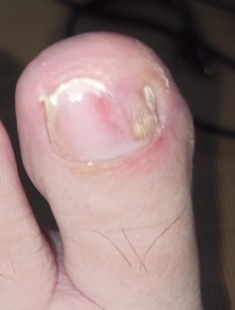
#> input picture dataset/onychomycosis/1.jpg, 235 x 310 px, given in place of 1.bmp, which was not available
$ python HDR.py   (older library calls are emulated)
#> lines starting #> are read from the running program, lines starting #| are printed output that depends on the picture; after the words box and inside, x2 and y2 are one past the last pixel; in counts of white or black regions, pixels touching at a corner belong together; long printed decimals are rounded; pictures that were not available may be replaced by others from this repository, and a replacement may not be noted
# coding:utf-8
from datetime import datetime
import numpy as np
import cv2
from math import ceil
from scipy.sparse import spdiags
from scipy.misc import imresize
from scipy.optimize import fminbound
from scipy.stats import entropy
from scipy.sparse.linalg import spsolve

filepath = 'image/'

def computeTextureWeights(fin, sigma, sharpness):
    # print(fin)
    # fin = fin / 255.0

    dt0_v = np.diff(fin, 1, 0)  # 垂直差分
    dt0_v = np.concatenate((dt0_v, fin[:1, :] - fin[-1:, :]), axis=0)  # 第0行减去最后一行

    dt0_h = np.diff(fin, 1, 1)  # 水平差分
    dt0_h = np.concatenate((dt0_h, fin[:, :1] - fin[:, -1:]), axis=1)  # 第0列减去最后一列

    gauker_h = cv2.filter2D(dt0_h, -1, np.ones((1, sigma)), borderType=cv2.BORDER_CONSTANT)
    gauker_v = cv2.filter2D(dt0_v, -1, np.ones((sigma, 1)), borderType=cv2.BORDER_CONSTANT)
    # cv2这个filter2D（镜像翻转）与MATLAB的filter2（补0）不同

    W_h = 1.0 / (abs(gauker_h) * abs(dt0_h) + sharpness)
    W_v = 1.0 / (abs(gauker_v) * abs(dt0_v) + sharpness)

    return W_h, W_v


def convertCol(tmp):  # 按照列转成列。[[1, 2, 3], [4, 5, 6], [7, 8, 9]] # 转成[147258369].T(竖着)
    return np.reshape(tmp.T, (tmp.shape[0] * tmp.shape[1], 1))


def solveLinearEquation(IN, wx, wy, lambd):
    print('IN', IN.shape)
    r, c, ch = IN.shape[0], IN.shape[1], 1
    k = r * c
    dx = -lambd * convertCol(wx)  # 按列转成一列
    dy = -lambd * convertCol(wy)
    tempx = np.concatenate((wx[:, -1:], wx[:, 0:-1]), 1)  # 最后一列插入到第一列前面
    tempy = np.concatenate((wy[-1:, :], wy[0:-1, :]), 0)  # 最后一行插入到第一行前面
    dxa = -lambd * convertCol(tempx)
    dya = -lambd * convertCol(tempy)
    tempx = np.concatenate((wx[:, -1:], np.zeros((r, c - 1))), 1)  # 取wx最后一列放在第一列，其他为0
    tempy = np.concatenate((wy[-1:, :], np.zeros((r - 1, c))), 0)  # 取wy最后一行放在第一行，其他为0
    dxd1 = -lambd * convertCol(tempx)
    dyd1 = -lambd * convertCol(tempy)
    wx[:, -1:] = 0  # 最后一列置为0
    wy[-1:, :] = 0  # 最后一行置为0
    dxd2 = -lambd * convertCol(wx)
    dyd2 = -lambd * convertCol(wy)

    Ax = spdiags(np.concatenate((dxd1, dxd2), 1).T, np.array([-k + r, -r]), k, k)
    Ay = spdiags(np.concatenate((dyd1, dyd2), 1).T, np.array([-r + 1, -1]), k, k)
    # spdiags，与MATLAB不同，scipy是根据行来构造sp，而matlab是根据列来构造sp

    D = 1 - (dx + dy + dxa + dya)
    A = (Ax + Ay) + (Ax + Ay).T + spdiags(D.T, np.array([0]), k, k)

    A = A / 1000.0  # 需修改

    matCol = convertCol(IN)
    print('spsolve开始', str(datetime.now()))
    OUT = spsolve(A, matCol, permc_spec="MMD_AT_PLUS_A")
    print('spsolve结束', str(datetime.now()))
    OUT = OUT / 1000
    OUT = np.reshape(OUT, (c, r)).T
    return OUT


def tsmooth(I, lambd=0.5, sigma=5, sharpness=0.001):
    # print(I.shape)
    wx, wy = computeTextureWeights(I, sigma, sharpness)
    S = solveLinearEquation(I, wx, wy, lambd)
    return S


def rgb2gm(I):
    print('I', I.shape)
    # I = np.maximum(I, 0.0)
    if I.shape[2] and I.shape[2] == 3:
        I = np.power(np.multiply(np.multiply(I[:, :, 0], I[:, :, 1]), I[:, :, 2]), (1.0 / 3))
    return I


def YisBad(Y, isBad):  # 此处需要修改得更高效
    return Y[isBad >= 1]
    # [7 lines of commented-out code are left out]


def applyK(I, k, a=-0.3293, b=1.1258):
    # print(type(I))
    if not type(I) == 'numpy.ndarray':
        I = np.array(I)
    # print(type(I))
    beta = np.exp((1 - (k ** a)) * b)
    gamma = (k ** a)
    BTF = np.power(I, gamma) * beta
    # [5 lines of commented-out code are left out]
    return BTF


def maxEntropyEnhance(I, isBad, mink=1, maxk=10):
    # Y = rgb2gm(np.real(np.maximum(imresize(I, (50, 50), interp='bicubic') / 255.0, 0)))
    Y = imresize(I, (50, 50), interp='bicubic') / 255.0
    Y = rgb2gm(Y)
    # bicubic较为接近
    # Y = rgb2gm(np.real(np.maximum(cv2.resize(I, (50, 50), interpolation=cv2.INTER_LANCZOS4  ), 0)))
    # INTER_AREA 较为接近
    # import matplotlib.pyplot as plt
    # plt.imshow(Y, cmap='gray');plt.show()

    print('isBad', isBad.shape)
    isBad = imresize(isBad.astype(int), (50, 50), interp='nearest')
    print('isBad', isBad.shape)

    # plt.imshow(isBad, cmap='gray');plt.show()

    # 取出isBad为真的Y的值，形成一个列向量Y
    # Y = YisBad(Y, isBad)  # 此处需要修改得更高效
    Y = Y[isBad >= 1]

    # Y = sorted(Y)

    print('-entropy(Y)', -entropy(Y))

    def f(k):
        return -entropy(applyK(Y, k))

    # [8 lines of commented-out code are left out]
    opt_k = fminbound(f, mink, maxk)
    print('opt_k:', opt_k)
    # opt_k = 5.363584
    # opt_k = 0.499993757705
    # optk有问题，fminbound正确，f正确，推测Y不一样导致不对
    print('opt_k:', opt_k)
    J = applyK(I, opt_k) - 0.01
    return J


def HDR2dark(I, t_our, W):  # 过亮的地方变暗
    W = 1 - W
    I3 = I * W
    isBad = t_our > 0.8
    J3 = maxEntropyEnhance(I, isBad, 0.1, 0.5)  # 求k和曝光图
    J3 = J3 * (1 - W)  # 曝光图*权重
    fused = I3 + J3  # 增强图
    return I


def oneHDR(I, mu=0.5, a=-0.3293, b=1.1258):
    # mu照度图T的指数，数值越大，增强程度越大
    I = I / 255.0
    t_b = I[:, :, 0]  # t_b表示三通道图转成灰度图（灰度值为RGB中的最大值）,亮度矩阵L
    for i in range(I.shape[2] - 1):  # 防止输入图片非三通道
        t_b = np.maximum(t_b, I[:, :, i + 1])
    # t_b2 = cv2.resize(t_b, (0, 0), fx=0.5, fy=0.5)
    print('t_b', t_b.shape)
    # t_b2 = misc.imresize(t_b, (ceil(t_b.shape[0] / 2), ceil(t_b.shape[1] / 2)),interp='bicubic')
    # print('t_b2', t_b2.shape)
    # t_b2 = t_b / 255.0

    t_b2 = imresize(t_b, (256, 256), interp='bicubic', mode='F')  # / 255
    t_our = tsmooth(t_b2)  # 求解照度图T（灰度图）
    print('t_our前', t_our.shape)
    t_our = imresize(t_our, t_b.shape, interp='bicubic', mode='F')  # / 255
    print('t_our后', t_our.shape)

    # W: Weight Matrix 与 I2
    # 照度图L（灰度图） ->  照度图L（RGB图）：灰度值重复3次赋给RGB
    # size为(I, 3) ， 防止与原图尺寸有偏差
    t = np.ndarray(I.shape)
    for ii in range(I.shape[2]):
        t[:, :, ii] = t_our
    print('t', t.shape)

    W = t ** mu  # 原图的权重。三维矩阵

    cv2.imwrite(filepath + 'W.jpg', W * 255)
    cv2.imwrite(filepath + '1-W.jpg', (1 - W) * 255)
    cv2.imwrite(filepath + 't.jpg', t * 255)
    cv2.imwrite(filepath + '1-t.jpg', (1 - t) * 255)

    print('W', W.shape)
    # 变暗
    # isBad = t_our > 0.8  # 是高光照的像素点
    # I = maxEntropyEnhance(I, isBad)  # 求k和曝光图
    # 变暗
    I2 = I * W  # 原图*权重
    # 曝光率->k ->J
    isBad = t_our < 0.5  # 是低光照的像素点
    J = maxEntropyEnhance(I, isBad)  # 求k和曝光图
    J2 = J * (1 - W)  # 曝光图*权重
    fused = I2 + J2  # 增强图
    # 存储中间结果
    cv2.imwrite(filepath + 'I2.jpg', I2 * 255.0)
    cv2.imwrite(filepath + 'J2.jpg', J2 * 255.0)
    # 变暗
    # fused = HDR2dark(fused, t_our, W)
    return fused
    # return res

def test():
    inputImg = cv2.imread(filepath + '1.bmp')
#> inputImg is the input picture: shape (310, 235, 3); mean B, G, R 121.1, 123.8, 148.7
    outputImg = oneHDR(inputImg)
#| t_b (310, 235)
#| IN (256, 256)
#> in solveLinearEquation, `wx[:, -1:] = 0`: wx: shape (256, 256) float32; min 0, max 1000, mean 820.1
#> in solveLinearEquation, `wy[-1:, :] = 0`: wy: shape (256, 256) float32; min 0, max 1000, mean 847.1
#> in solveLinearEquation, `OUT = np.reshape(OUT, (c, r)).T`:
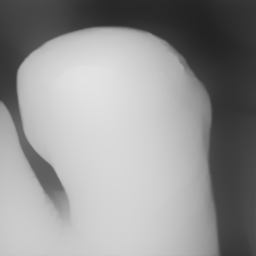
#> OUT: shape (256, 256) float64; min 0.138, max 0.892, mean 0.583
#| t_our前 (256, 256)
#> in oneHDR, `t_our = imresize(t_our, t_b.shape, interp='bicubic', mode='F')`:
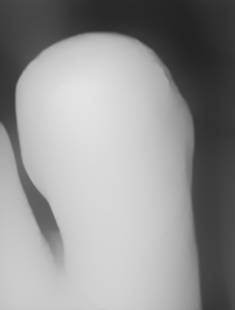
#> t_our: shape (310, 235) float32; min 0.138, max 0.892, mean 0.583
#| t_our后 (310, 235)
#| t (310, 235, 3)
#> in oneHDR, `W = t ** mu`:
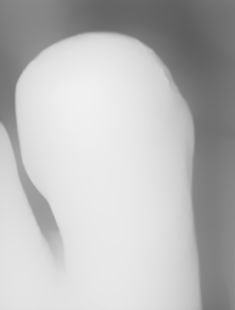
#> W: shape (310, 235, 3) float64; min 0.372, max 0.944, mean 0.738
#| W (310, 235, 3)
#> in oneHDR, `I2 = I * W`:
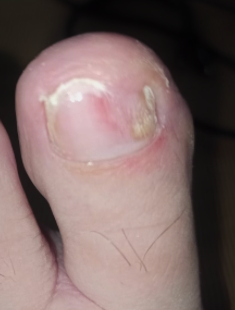
#> I2: shape (310, 235, 3) float64; mean of channels 0, 1, 2 0.401, 0.409, 0.491; drawn as B, G, R
#> in oneHDR, `isBad = t_our < 0.5`:
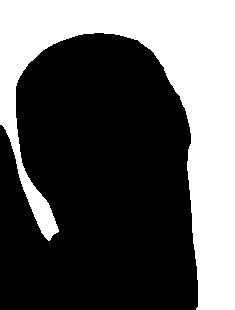
#> isBad: shape (310, 235) bool; 35.9% white; 1 white region, box (x1, y1, x2, y2) and area: (0, 0, 235, 310) 26140
#| I (50, 50, 3)
#| isBad (310, 235)
#> in maxEntropyEnhance, `isBad = imresize(isBad.astype(int), (50, 50), interp='nearest')`: isBad: shape (50, 50); 35.8% white; 1 white region, box (x1, y1, x2, y2) and area: (0, 0, 50, 50) 894
#| isBad (50, 50)
#> in maxEntropyEnhance, `Y = Y[isBad >= 1]`: Y = 894 values, max 0.405 at index 472, min 0.0134 at index 318, mean 0.142
#| -entropy(Y) -6.673
#> in applyK, `I = np.array(I)`: I has the same summary as Y in maxEntropyEnhance
#> in applyK, `BTF = np.power(I, gamma) * beta`: BTF = 894 values, max 0.889 at index 472, min 0.11 at index 318, mean 0.455
#> in maxEntropyEnhance, `opt_k = fminbound(f, mink, maxk)`: opt_k = 10
#| opt_k: 10.000
#| opt_k: 10.000
#> in oneHDR, `J2 = J * (1 - W)`:
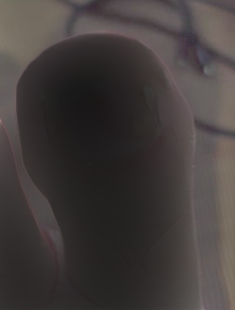
#> J2: shape (310, 235, 3) float64; mean of channels 0, 1, 2 0.239, 0.243, 0.266; drawn as B, G, R
    # outputImg = outputImg * 255.0
    cv2.imwrite(filepath + '1out.bmp', outputImg * 255)
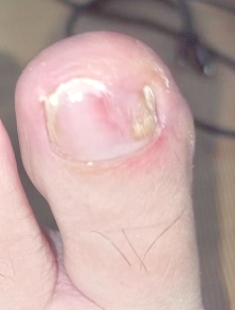
#> saved as 1out.bmp: shape (310, 235, 3); mean B, G, R 163.3, 166.4, 193.1
    print("HDR完成，已保存到本地")
    print('程序结束', str(datetime.now()))

    cv2.imshow('inputImg', inputImg)
    cv2.imshow('outputImg', outputImg)
    # [5 lines of commented-out code are left out]
    cv2.waitKey(0)
    cv2.destroyAllWindows()


def test2():
    A = np.array([1, 2, 3, 4])
    B = np.array([1, 0, 0, 1])
    print(A[B>0])


if __name__ == '__main__':
    print('程序开始', str(datetime.now()))
    test()

$ run again, with dataset/onychomycosis/12.jpg copied over dataset/onychomycosis/1.jpg
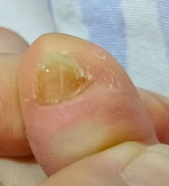
#> input picture dataset/onychomycosis/12.jpg, 169 x 186 px, given in place of 1.bmp, which was not available
#> in test, inputImg is the input picture: shape (186, 169, 3); mean B, G, R 130.6, 153.4, 177.8
#| t_b (186, 169)
#| IN (256, 256)
#> wx: shape (256, 256) float32; min 0, max 1000, mean 894.7
#> in solveLinearEquation, `wy[-1:, :] = 0`:
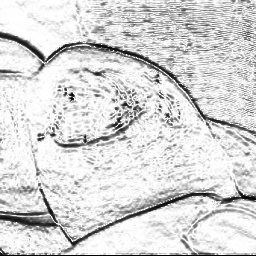
#> wy: shape (256, 256) float32; min 0, max 1000, mean 845.6; drawn with min black and max white
#| t_our前 (256, 256)
#| t_our后 (186, 169)
#| t (186, 169, 3)
#| W (186, 169, 3)
#| I (50, 50, 3)
#| isBad (186, 169)
#| isBad (50, 50)
#> in maxEntropyEnhance, `Y = Y[isBad >= 1]`: Y = empty array
#| -entropy(Y) -0.0
#> opt_k = 10
#| opt_k: 10.000
#| opt_k: 10.000
#> in oneHDR, `cv2.imwrite(filepath + 'J2.jpg', J2 * 255.0)`:
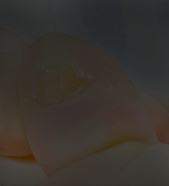
#> saved as J2.jpg: shape (186, 169, 3); mean B, G, R 46.6, 51.8, 56.8

$ run again, with dataset/onychomycosis/35.jpg copied over dataset/onychomycosis/1.jpg
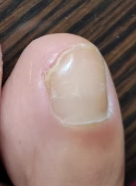
#> input picture dataset/onychomycosis/35.jpg, 136 x 186 px, given in place of 1.bmp, which was not available
#> in test, inputImg is the input picture: shape (186, 136, 3); mean B, G, R 110.4, 117.4, 140.6
#| t_b (186, 136)
#| IN (256, 256)
#> wx: shape (256, 256) float32; min 0, max 1000, mean 794.6
#> wy: shape (256, 256) float32; min 0, max 1000, mean 784.2
#| t_our前 (256, 256)
#| t_our后 (186, 136)
#| t (186, 136, 3)
#| W (186, 136, 3)
#> in oneHDR, `isBad = t_our < 0.5`:
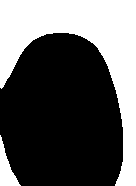
#> isBad: shape (186, 136) bool; 37.3% white; 2 white regions, box (x1, y1, x2, y2) and area: (0, 0, 136, 186) 8975, (0, 135, 21, 186) 466
#| I (50, 50, 3)
#| isBad (186, 136)
#| isBad (50, 50)
#> in maxEntropyEnhance, `Y = Y[isBad >= 1]`: Y = 937 values, max 0.516 at index 668, min 0 at index 866, mean 0.213
#| -entropy(Y) -6.768
#> in applyK, `I = np.array(I)`: I has the same summary as Y in maxEntropyEnhance
#> BTF = 937 values, max 1.03 at index 668, min 0 at index 866, mean 0.588
#> opt_k = 10
#| opt_k: 10.000
#| opt_k: 10.000
#> in oneHDR, `cv2.imwrite(filepath + 'J2.jpg', J2 * 255.0)`:
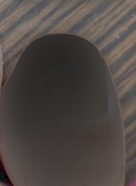
#> saved as J2.jpg: shape (186, 136, 3); mean B, G, R 69.3, 72.1, 79.3

$ run again, with dataset/onychomycosis/36.jpg copied over dataset/onychomycosis/1.jpg
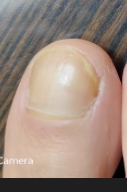
#> input picture dataset/onychomycosis/36.jpg, 127 x 192 px, given in place of 1.bmp, which was not available
#> in test, inputImg is the input picture: shape (192, 127, 3); mean B, G, R 125.6, 137.1, 156.3
#| t_b (192, 127)
#| IN (256, 256)
#> wx: shape (256, 256) float32; min 0, max 1000, mean 819.6
#> wy: shape (256, 256) float32; min 0, max 1000, mean 808.9
#| t_our前 (256, 256)
#| t_our后 (192, 127)
#| t (192, 127, 3)
#| W (192, 127, 3)
#| I (50, 50, 3)
#| isBad (192, 127)
#| isBad (50, 50)
#> in maxEntropyEnhance, `Y = Y[isBad >= 1]`: Y = 902 values, max 0.569 at index 1, min 0 at index 626, mean 0.33
#| -entropy(Y) -6.708
#> in applyK, `I = np.array(I)`: I has the same summary as Y in maxEntropyEnhance
#> BTF = 902 values, max 1.1 at index 1, min 0 at index 626, mean 0.765
#> opt_k = 10
#| opt_k: 10.000
#| opt_k: 10.000
#> in oneHDR, `cv2.imwrite(filepath + 'J2.jpg', J2 * 255.0)`:
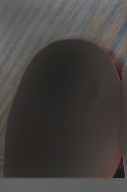
#> saved as J2.jpg: shape (192, 127, 3); mean B, G, R 64.7, 66.8, 70.3
